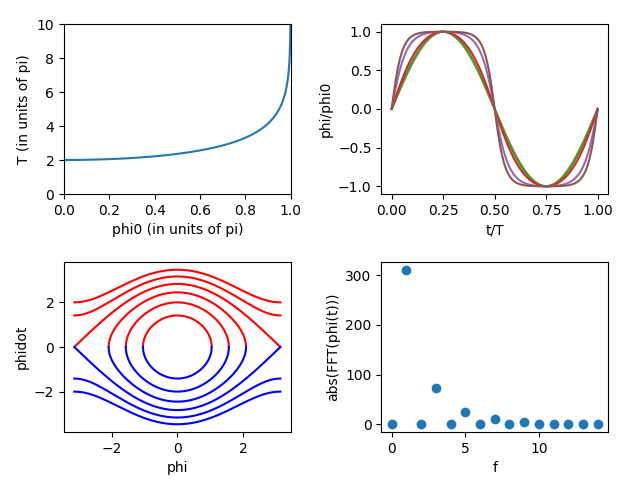

This chart was generated by the following Python code:
import numpy as npy
import scipy.special as special
import numpy.matlib as nmat
import numpy.fft as nfft
import matplotlib.pyplot as plt

def T(phi0):
    ''' Period of oscillation of a pendulum
        phi0: initial angle
        assumption: l/g = 1
    '''
    tmp = npy.sin(phi0/2.)
    out = 4*special.ellipk( tmp*tmp)
    return out

def sinepsi(t, phi0):
    '''sin(psi)'''
    tmp = npy.sin(phi0/2.)
    out = special.ellipj(t, tmp*tmp)
    return out[0]

def phinorm(tnorm, phi0):
    ''' Normalized phi(t) equal to phi(t)/phi0'''
    out = 2*npy.arcsin(npy.sin(phi0/2.)*sinepsi(tnorm*T(phi0),phi0))/phi0
    return out

def phidot(phi, emgl):
    ''' Positive square root of phidot
    negative square root also valid, emgl = E/mgl
    '''
    return 2*npy.sqrt((emgl+npy.cos(phi)))

def z(x,t):
    d1 = x[1]
    d2 = -r*x[1]-npy.sin(x[0])+a*npy.cos(w*t)
    return d1,d2

fig, ((ax1,ax2),(ax3,ax4)) = plt.subplots(2,2) #figsize=(9,7),dpi=1000
plt.subplots_adjust(left=0.1,bottom=0.1,right=0.95,top=0.95,wspace=0.4,hspace=0.4)
pi = npy.pi

# Figure 1
# Plot T vs phi0
phi0_plot = npy.linspace(0,pi*(1-1./1000),1000)
T_plot = T(phi0_plot)
ax1.plot(phi0_plot/pi, T_plot/pi)
ax1.axis([0,1,0,10])
ax1.set_xlabel('phi0 (in units of pi)')
ax1.set_ylabel('T (in units of pi)')

# Figure 2
# Plot phi/phi0 vs t/T
N100 = 100
plot_tnorm = npy.linspace(0,1.,N100)
phi0_set = (pi*npy.array([1/10,1/4,1/2,4/5,99/100,999/1000])).tolist() # 6
plot_phinorm = npy.zeros((N100,len(phi0_set))) # (100,6)

for phi0 in phi0_set:
    plot_phinorm[:,phi0_set.index(phi0)] = phinorm(plot_tnorm,phi0)
    ax2.plot(plot_tnorm,phinorm(plot_tnorm,phi0))

plot_tnorm = nmat.repmat(plot_tnorm,len(phi0_set),1)
plot_tnorm = npy.transpose(plot_tnorm)
# plot_tnorm.shape --> check if the array is tiled correctly
ax2.set_xlabel('t/T')
ax2.set_ylabel('phi/phi0')

# Figure 3
# Display phase-space plot for Emgl = -1/2, 0, 1/2, 1, 3/2, 2
N100k = 100000
emgl_set = [-1./2, 0, 1./2, 1., 3./2, 2.] # 6
plot_phi = npy.zeros((N100k,len(emgl_set)))
plot_phidot = npy.zeros((N100k,len(emgl_set)))

for emgl in emgl_set:
    if float(emgl) >= 1. or float(emgl) < -1.:
        plot_phi = npy.linspace(-pi,pi,N100k)
    else:
        phi0 = npy.fabs(npy.arccos(-emgl))
        plot_phi = npy.linspace(-phi0,phi0,N100k)
    ax3.plot(plot_phi,phidot(plot_phi,emgl),'r-')
    ax3.plot(plot_phi,-phidot(plot_phi,emgl),'b-')

ax3.set_xlabel('phi')
ax3.set_ylabel('phidot')

# Figure 4
# Check for harmonics (signs of deviation from a pure sinusoidal oscillation)
phi0 = 999*pi/1000
N = 512
plot_tnorm = npy.linspace(0,1,N)
plot_phinorm = phinorm(plot_tnorm,phi0)
plot_fftphinorm = nfft.fft(plot_phinorm)
ax4.plot(abs(plot_fftphinorm[0:15]),'o')
ax4.set_xlabel('f')
ax4.set_ylabel('abs(FFT(phi(t)))')

# Extra
'''
t = npy.linspace(0,1000,1000000)
r = 0.25
a = 0.7
w = 2./3.
b = (0,1)
p = scipy.integrate.odeint(z, b, t)
plt.plot(p[:,0],p[:,1])
'''
plt.show()
